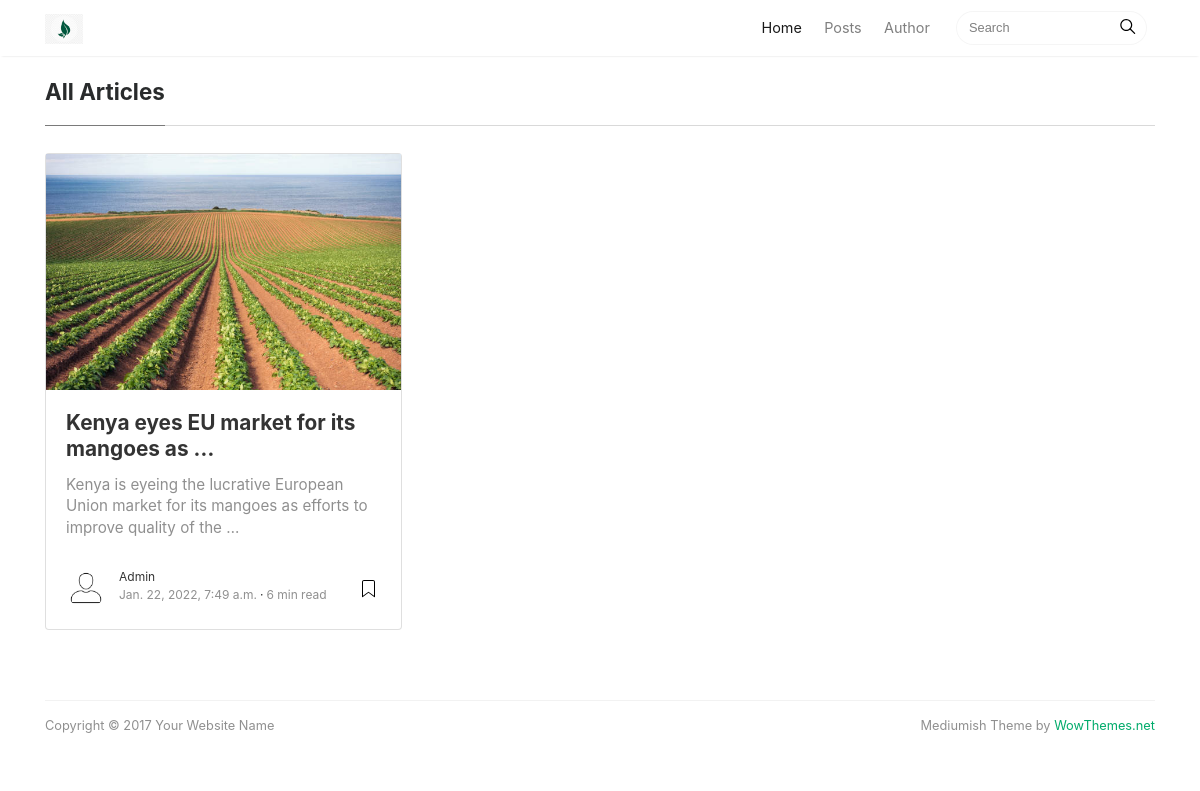
The app's page /posts/, older data.
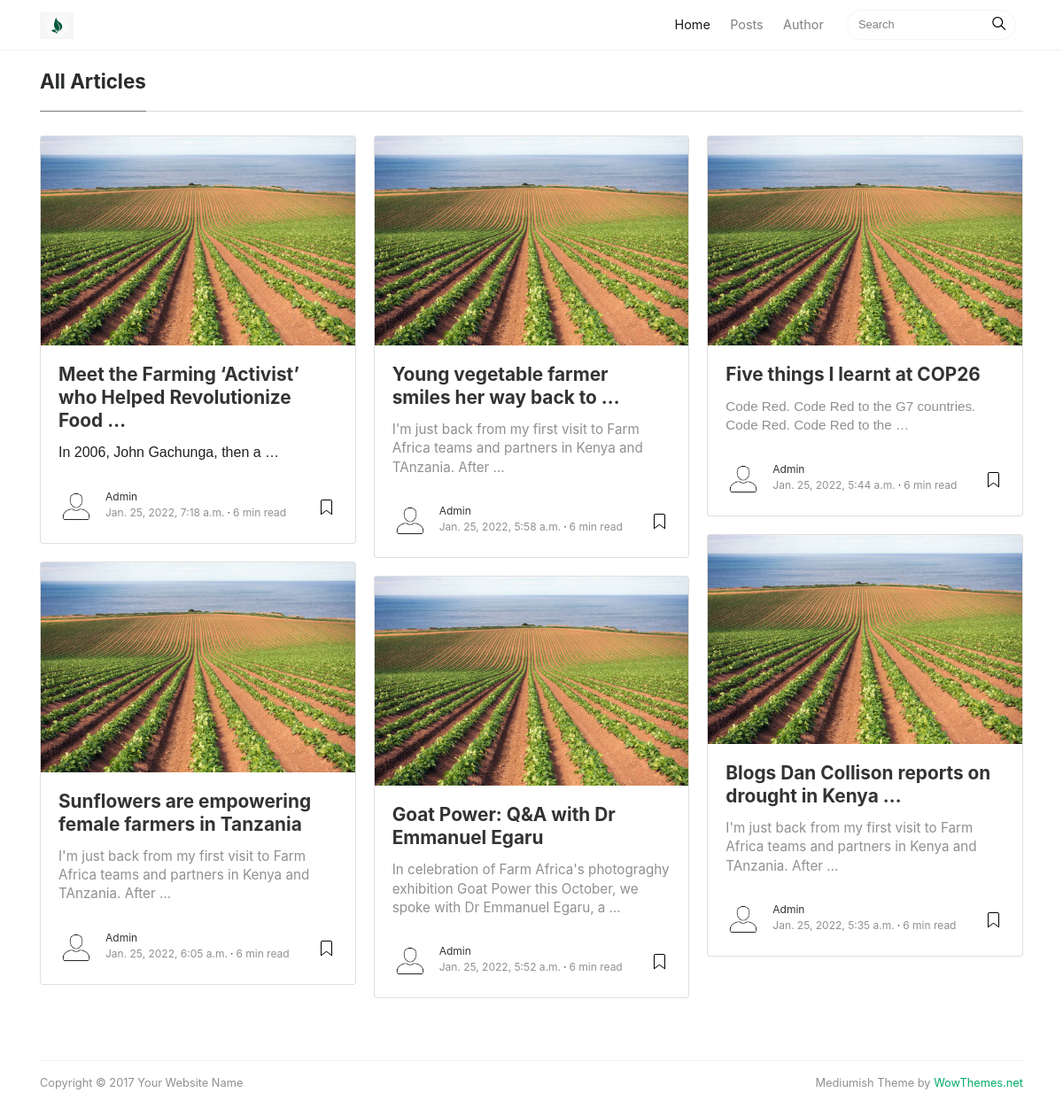
The same page, newer data.
### blog/models.py (models this page shows, shortened)
class Post(models.Model):
    STATUS_CHOICES = (
        ('draft', 'Draft'), ('published', 'Published')
    )
    title = models.CharField(max_length=200)
    slug = models.SlugField(max_length=200, unique_for_date= 'publish')
    author = models.ForeignKey(
        Author,
        on_delete= models.CASCADE,
        related_name= 'blog_posts'
    )
    body = models.TextField()
    tags = TaggableManager()
    thumbnail = models.ImageField(upload_to = 'uploads/')
    publish = models.DateTimeField(default=timezone.now)
    created = models.DateTimeField(auto_now_add=True)
    updated = models.DateTimeField(auto_now=True)
    featured = models.BooleanField()
    status = models.CharField(max_length=10, choices = STATUS_CHOICES, default = 'draft')
    class Meta:
        ordering = ('-publish',)
    def get_absolute_url(self):
        return reverse(
            'blog:post_detail',
            args = [
                self.publish.year,
                self.publish.month,
                self.publish.day,
                self.slug
            ]
        )

class Author(models.Model):
    user = models.OneToOneField(User, on_delete = models.CASCADE)
    profile = models.ImageField()
    def __str__(self):
        return self.user.username

### blog/views.py (the view)
# urls.py: path('posts/', views.posts, name = 'posts'),
def posts (request, tag_slug=None):
    posts = Post.objects.all()
    tag = None
    if tag_slug:
        tag = get_object_or_404(Tag, slug=tag_slug)
        posts = posts.filter(tags__in=[tag])
    context = {
        'posts': posts,
        'tag':tag
    }
    return render(request, 'posts.html', context)

### templates/posts.html (shortened to what this page needs)
{% extends 'base.html' %}
{% load static %}
{% block content %}
<div class="container">
	<section class="recent-posts">
	<div class="section-title">
		<h2>
			<span>
				{% if tag %}
				All Articles tagged with "{{ tag.name }}"
				{% else %}
				All Articles
				{% endif %}
			</span>
		</h2>
	</div>
	<div class="card-columns listrecent">
		{% for post in posts %}
		<div class="card">
			<a href="{{post.get_absolute_url}}">
				<img class="img-fluid" src="{{post.thumbnail.url}}" alt="come another time">
			</a>
			<div class="card-block">
				<h2 class="card-title"><a href="{{ post.get_absolute_url }}">{{ post.title |truncatewords:8}}</a></h2>
				<h4 class="card-text">{{ post.body|truncatewords:18|safe }}</h4>
				<div class="metafooter">
					<div class="wrapfooter">
						<span class="meta-footer-thumb">
						<a href="author.html"><img class="author-thumb" src="{{ post.author.profile.url}}" alt="Sal"></a>
						</span>
						<span class="author-meta">
						<span class="post-name"><a href="author.html">{{ post.author }}</a></span><br/>
						<span class="post-date">{{post.publish}}</span><span class="dot"></span><span class="post-read">6 min read</span>
						</span>
						<span class="post-read-more"><a href="{{ post.get_absolute_url }}" title="Read Story"></a></span>
					</div>
				</div>
			</div>
		</div>
		{% endfor %}
	</div>
	</section>
	<div class="footer">
		<p class="pull-left">
			 Copyright &copy; 2017 Your Website Name
		</p>
		<p class="pull-right">
			 Mediumish Theme by <a target="_blank" href="https://www.wowthemes.net">WowThemes.net</a>
		</p>
		<div class="clearfix">
		</div>
	</div>
</div>
{% endblock content %}

Row changes from the older to the newer data that the page shows:
removed Post: thumbnail (picture), title "Kenya eyes EU market for its mangoes as …", body "Kenya is eyeing the lucrative European Union market for its mangoes as efforts to improve quality of the …", author.profile (picture), author "Admin", publish "Jan. 22, 2022, 7:49 a.m."
added Post: thumbnail (picture), title "Meet the Farming ‘Activist’ who Helped Revolutionize Food …", body "In 2006, John Gachunga, then a …", author.profile (picture), author "Admin", publish "Jan. 25, 2022, 7:18 a.m."
added Post: thumbnail (picture), title "Sunflowers are empowering female farmers in Tanzania", body "I'm just back from my first visit to Farm Africa teams and partners in Kenya and TAnzania. After …", author.profile (picture), author "Admin", publish "Jan. 25, 2022, 6:05 a.m."
added Post: thumbnail (picture), title "Young vegetable farmer smiles her way back to …", body "I'm just back from my first visit to Farm Africa teams and partners in Kenya and TAnzania. After …", author.profile (picture), author "Admin", publish "Jan. 25, 2022, 5:58 a.m."
added Post: thumbnail (picture), title "Goat Power: Q&A with Dr Emmanuel Egaru", body "In celebration of Farm Africa's photograghy exhibition Goat Power this October, we spoke with Dr Emmanuel Egaru, a …", author.profile (picture), author "Admin", publish "Jan. 25, 2022, 5:52 a.m."
added Post: thumbnail (picture), title "Five things I learnt at COP26", body "Code Red. Code Red to the G7 countries. Code Red. Code Red to the …", author.profile (picture), author "Admin", publish "Jan. 25, 2022, 5:44 a.m."
added Post: thumbnail (picture), title "Blogs Dan Collison reports on drought in Kenya …", body "I'm just back from my first visit to Farm Africa teams and partners in Kenya and TAnzania. After …", author.profile (picture), author "Admin", publish "Jan. 25, 2022, 5:35 a.m."
